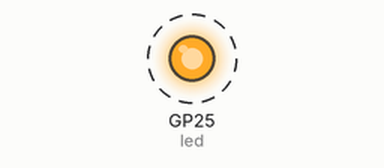
A program run on a simulated Raspberry Pi Pico running MicroPython. Parts: output pins drawn as LEDs (lit = HIGH). Dashed ring = blinking.

Above: at 0.5 s.
Timing chart, 0 to 4.6 s (numbered marks = the images above):
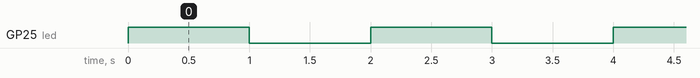

Measured:
- by itself, GP25 (led): alternates HIGH for 1.0 s and LOW for 1.0 s

The program:

Code.py
```python
#Blink the built-in LED (GP25)
import machine
import utime
led = machine.Pin(25, machine.Pin.OUT)
while True:
    led.value(1)    # LED ON
    utime.sleep(1)  # 1s stop
    led.value(0)    # LED OFF
    utime.sleep(1)  # 1s stop
```
